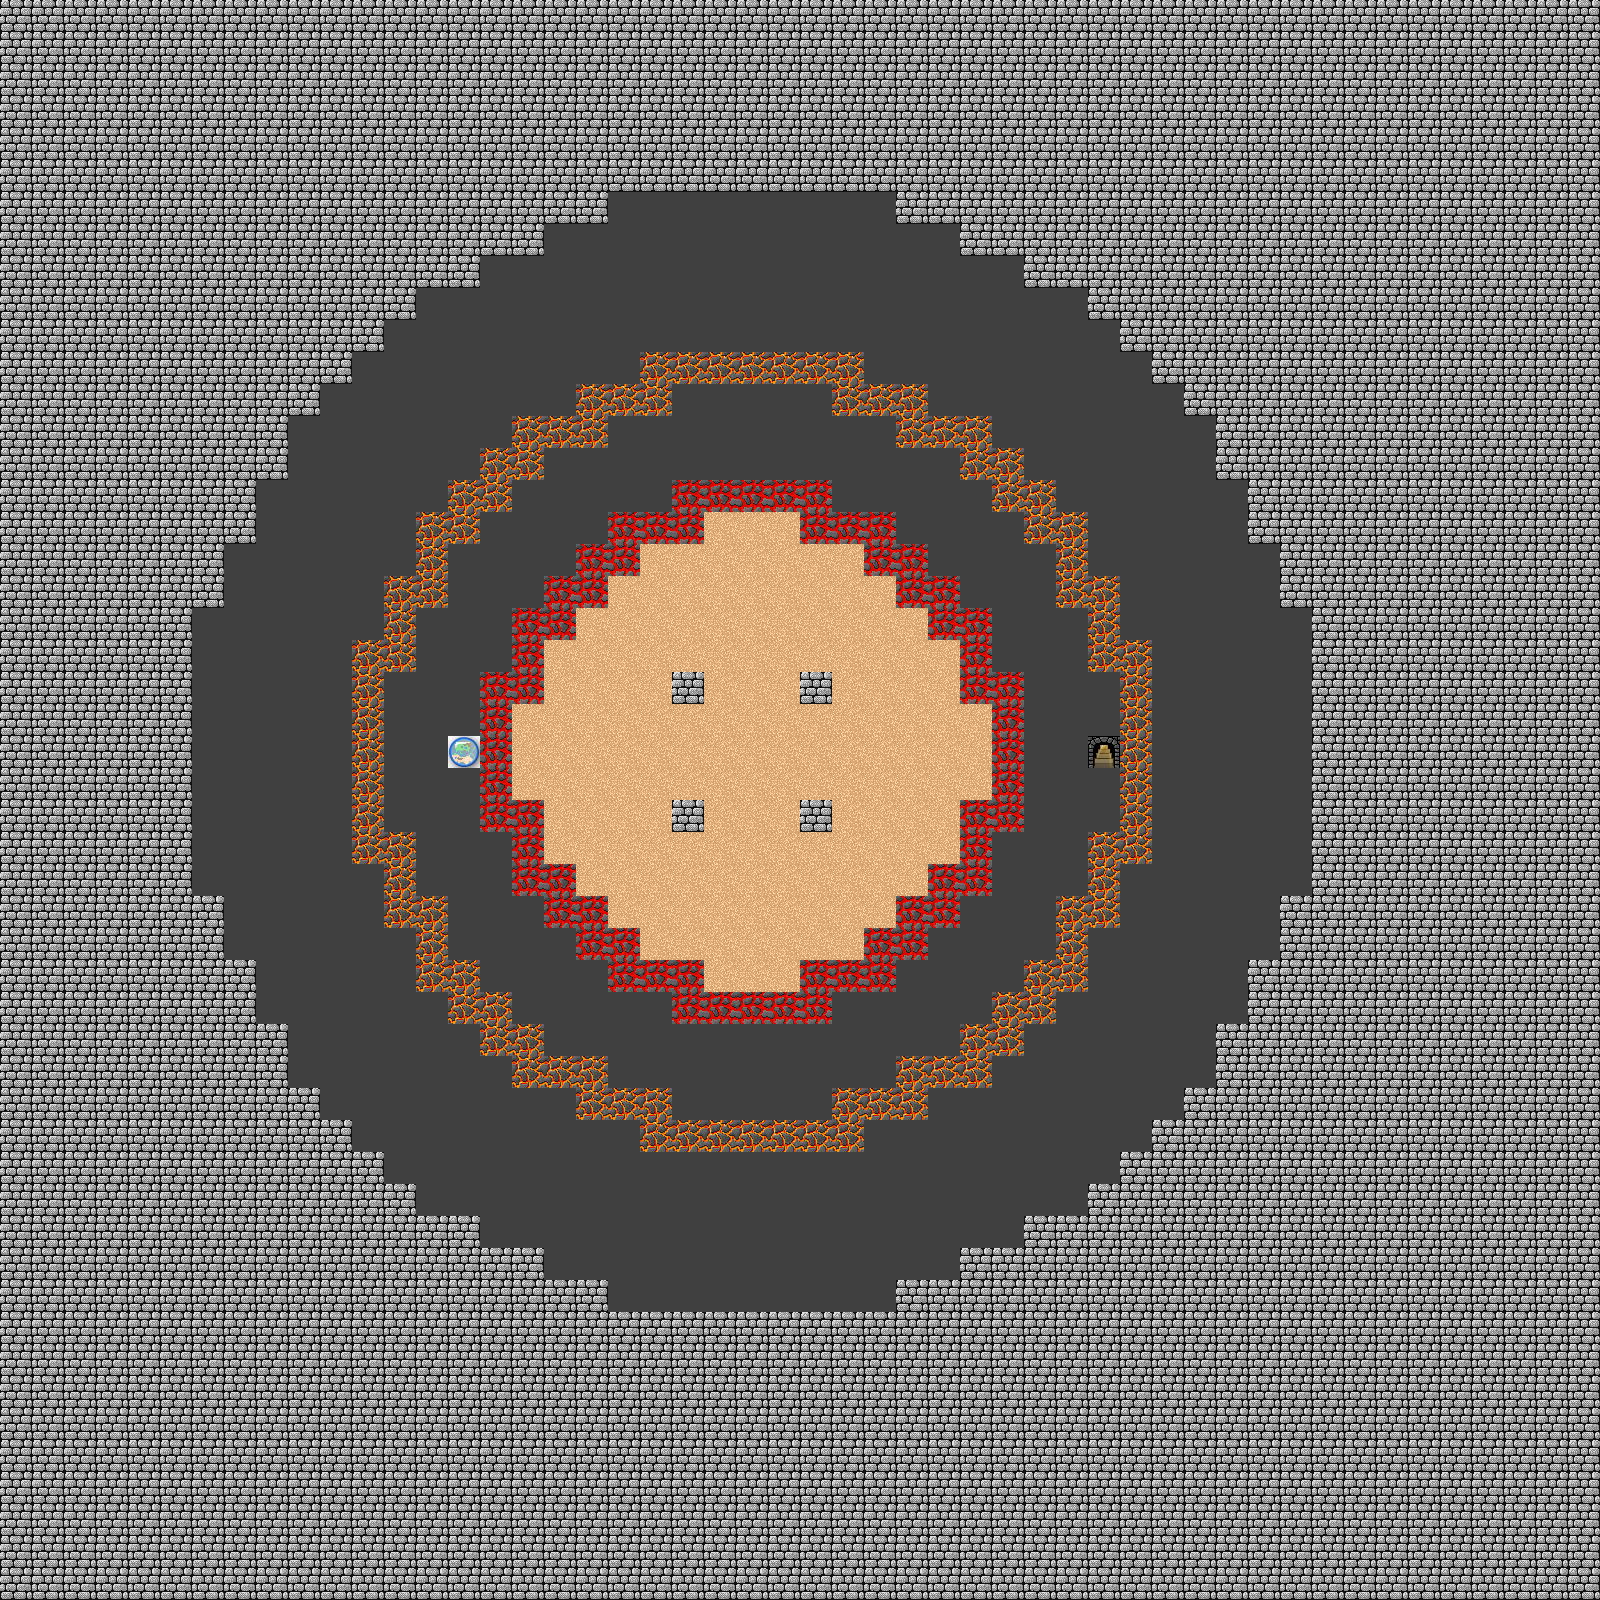

This is a level from a 2D game, rendered from its Tiled map with the project's own tilesets. A one-line summary and the map file follow, with tile-layer data summarised:
An orthogonal 50x50 tile map with 32x32 px tiles, 1 tile layer (Terrain), 4 tilesets and 15 objects (12x Spectators, 2x pop, Master).

<map version="1.0" orientation="orthogonal" width="50" height="50" tilewidth="32" tileheight="32">
 <tileset firstgid="1" name="dg_grounds32" tilewidth="32" tileheight="32">
  <image source="gfx/dg_grounds32.gif" width="288" height="640" />
  <tile id="0">
   <properties>
    <property name="display" value="." />
    <property name="value" value="&quot;FLOOR&quot;" />
   </properties>
  </tile>
  <tile id="9">
   <properties>
    <property name="display" value="." />
    <property name="value" value="&quot;GRASS&quot;" />
   </properties>
  </tile>
  <tile id="12">
   <properties>
    <property name="display" value="-" />
    <property name="value" value="&quot;SAND&quot;" />
   </properties>
  </tile>
  <tile id="30">
   <properties>
    <property name="display" value="_" />
    <property name="value" value="&quot;ROAD&quot;" />
   </properties>
  </tile>
  <tile id="33">
   <properties>
    <property name="display" value="~" />
    <property name="value" value="&quot;LAVA_WALL&quot;" />
   </properties>
  </tile>
  <tile id="36">
   <properties>
    <property name="display" value="&amp;" />
    <property name="value" value="&quot;LAVA_WALL_OPAQUE&quot;" />
   </properties>
  </tile>
  <tile id="54">
   <properties>
    <property name="display" value="t" />
    <property name="value" value="{&quot;TREE&quot;,&quot;TREE2&quot;,&quot;TREE3&quot;,&quot;TREE4&quot;,&quot;TREE5&quot;,&quot;TREE6&quot;,&quot;TREE7&quot;,&quot;TREE8&quot;,&quot;TREE9&quot;,&quot;TREE10&quot;,&quot;TREE11&quot;,&quot;TREE12&quot;,&quot;TREE13&quot;,&quot;TREE14&quot;,&quot;TREE15&quot;,&quot;TREE16&quot;,&quot;TREE17&quot;,&quot;TREE18&quot;,&quot;TREE19&quot;,&quot;TREE20&quot;}" />
   </properties>
  </tile>
  <tile id="72">
   <properties>
    <property name="display" value="~" />
    <property name="value" value="&quot;DEEP_WATER&quot;" />
   </properties>
  </tile>
  <tile id="81">
   <properties>
    <property name="display" value="&amp;" />
    <property name="value" value="&quot;HARDMOUNTAINWALL&quot;" />
   </properties>
  </tile>
  <tile id="117">
   <properties>
    <property name="display" value="^" />
   </properties>
  </tile>
  <tile id="159">
   <properties>
    <property name="display" value="-" />
   </properties>
  </tile>
  <tile id="168">
   <properties>
    <property name="display" value="*" />
   </properties>
  </tile>
 </tileset>
 <tileset firstgid="181" name="numbers" tilewidth="32" tileheight="32">
  <image source="gfx/numbers.png" width="192" height="192" />
  <tile id="0">
   <properties>
    <property name="display" value="1" />
   </properties>
  </tile>
  <tile id="1">
   <properties>
    <property name="display" value="2" />
   </properties>
  </tile>
  <tile id="2">
   <properties>
    <property name="display" value="3" />
   </properties>
  </tile>
  <tile id="3">
   <properties>
    <property name="display" value="4" />
   </properties>
  </tile>
  <tile id="4">
   <properties>
    <property name="display" value="5" />
   </properties>
  </tile>
  <tile id="5">
   <properties>
    <property name="display" value="6" />
   </properties>
  </tile>
  <tile id="6">
   <properties>
    <property name="display" value="7" />
   </properties>
  </tile>
  <tile id="7">
   <properties>
    <property name="display" value="8" />
   </properties>
  </tile>
  <tile id="8">
   <properties>
    <property name="display" value="9" />
   </properties>
  </tile>
  <tile id="31">
   <properties>
    <property name="display" value="F" />
   </properties>
  </tile>
  <tile id="32">
   <properties>
    <property name="display" value="H" />
   </properties>
  </tile>
  <tile id="33">
   <properties>
    <property name="display" value="M" />
   </properties>
  </tile>
  <tile id="34">
   <properties>
    <property name="display" value="T" />
   </properties>
  </tile>
  <tile id="35">
   <properties>
    <property name="display" value="E" />
   </properties>
  </tile>
 </tileset>
 <tileset firstgid="217" name="tome-terrains" tilewidth="32" tileheight="32">
  <image source="gfx/tome-terrains.png" width="256" height="576" />
  <tile id="1">
   <properties>
    <property name="display" value="#" />
    <property name="value" value="&quot;HARDWALL&quot;" />
   </properties>
  </tile>
  <tile id="75">
   <properties>
    <property name="display" value="&lt;" />
    <property name="value" value="&quot;UP&quot;" />
   </properties>
  </tile>
  <tile id="135">
   <properties>
    <property name="display" value="O" />
    <property name="value" value="&quot;CONTROL_ORB&quot;" />
   </properties>
  </tile>
 </tileset>
 <tileset firstgid="361" name="dg_town132" tilewidth="32" tileheight="32">
  <image source="gfx/dg_town132.gif" width="288" height="128" />
  <tile id="3">
   <properties>
    <property name="display" value="5" />
   </properties>
  </tile>
  <tile id="4">
   <properties>
    <property name="display" value="2" />
   </properties>
  </tile>
  <tile id="5">
   <properties>
    <property name="display" value="3" />
   </properties>
  </tile>
  <tile id="16">
   <properties>
    <property name="display" value="1" />
   </properties>
  </tile>
  <tile id="22">
   <properties>
    <property name="display" value="4" />
   </properties>
  </tile>
  <tile id="24">
   <properties>
    <property name="display" value="5" />
   </properties>
  </tile>
 </tileset>
 <layer name="Terrain" width="50" height="50">
  <data>[2500 cells, 2500 non-empty, 7 distinct tile ids]</data>
 </layer>
 <objectgroup name="addSpot" width="50" height="50">
  <object name="Spectators" x="199" y="615" width="143" height="276">
   <properties>
    <property name="subtype" value="&quot;spectators&quot;" />
    <property name="type" value="&quot;npcs&quot;" />
   </properties>
  </object>
  <object name="Spectators" x="1163" y="611" width="143" height="276">
   <properties>
    <property name="subtype" value="&quot;spectators&quot;" />
    <property name="type" value="&quot;npcs&quot;" />
   </properties>
  </object>
  <object name="Spectators" x="613" y="197" width="277" height="150">
   <properties>
    <property name="subtype" value="&quot;spectators&quot;" />
    <property name="type" value="&quot;npcs&quot;" />
   </properties>
  </object>
  <object name="Spectators" x="611" y="1157" width="277" height="150">
   <properties>
    <property name="subtype" value="&quot;spectators&quot;" />
    <property name="type" value="&quot;npcs&quot;" />
   </properties>
  </object>
  <object name="Spectators" x="293" y="939" width="113" height="144">
   <properties>
    <property name="subtype" value="&quot;spectators&quot;" />
    <property name="type" value="&quot;npcs&quot;" />
   </properties>
  </object>
  <object name="Spectators" x="427" y="1099" width="141" height="110">
   <properties>
    <property name="subtype" value="&quot;spectators&quot;" />
    <property name="type" value="&quot;npcs&quot;" />
   </properties>
  </object>
  <object name="Spectators" x="937" y="1091" width="141" height="110">
   <properties>
    <property name="subtype" value="&quot;spectators&quot;" />
    <property name="type" value="&quot;npcs&quot;" />
   </properties>
  </object>
  <object name="Spectators" x="937" y="295" width="141" height="110">
   <properties>
    <property name="subtype" value="&quot;spectators&quot;" />
    <property name="type" value="&quot;npcs&quot;" />
   </properties>
  </object>
  <object name="Spectators" x="423" y="299" width="141" height="110">
   <properties>
    <property name="subtype" value="&quot;spectators&quot;" />
    <property name="type" value="&quot;npcs&quot;" />
   </properties>
  </object>
  </objectgroup>
 <objectgroup name="Actor" width="50" height="50">
  <!-- 1 objects omitted --></objectgroup>
</map>
<!-- 6 of 15 objects omitted -->
